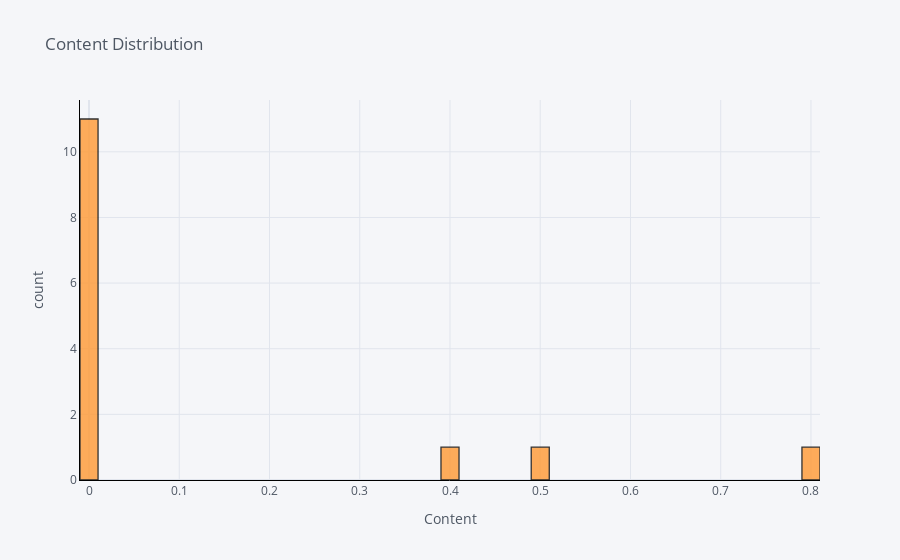

Notebook code for this chart:
### Code cell
from textblob import TextBlob
strdf['Polarity'] = strdf['Content'].map(lambda text: TextBlob(text).sentiment.polarity)
strdf['Polarity'].iplot(
    kind='hist',
    bins=50,
    xTitle='Content',
    linecolor='black',
    yTitle='count',
    title='Content Distribution')

### Figure 1 — Plotly figure (JSON) as saved in the notebook; plotly's stock layout.template omitted (floating-point values rounded to 4 significant figures)
{"data": [{"histfunc": "count", "histnorm": "", "marker": {"color": "rgba(255, 153, 51, 1.0)", "line": {"color": "#000000", "width": 1.3}}, "name": "Polarity", "nbinsx": 50, "opacity": 0.8, "orientation": "v", "type": "histogram", "x": [0.5, 0, 0, 0.8, 0, 0, 0, 0, 0, 0, 0.4, 0, 0, 0]}], "layout": {"barmode": "overlay", "legend": {"bgcolor": "#F5F6F9", "font": {"color": "#4D5663"}}, "paper_bgcolor": "#F5F6F9", "plot_bgcolor": "#F5F6F9", "title": {"font": {"color": "#4D5663"}, "text": "Content Distribution"}, "xaxis": {"gridcolor": "#E1E5ED", "linecolor": "black", "showgrid": true, "tickfont": {"color": "#4D5663"}, "title": {"font": {"color": "#4D5663"}, "text": "Content"}, "zerolinecolor": "#E1E5ED"}, "yaxis": {"gridcolor": "#E1E5ED", "linecolor": "black", "showgrid": true, "tickfont": {"color": "#4D5663"}, "title": {"font": {"color": "#4D5663"}, "text": "count"}, "zerolinecolor": "#E1E5ED"}}}
